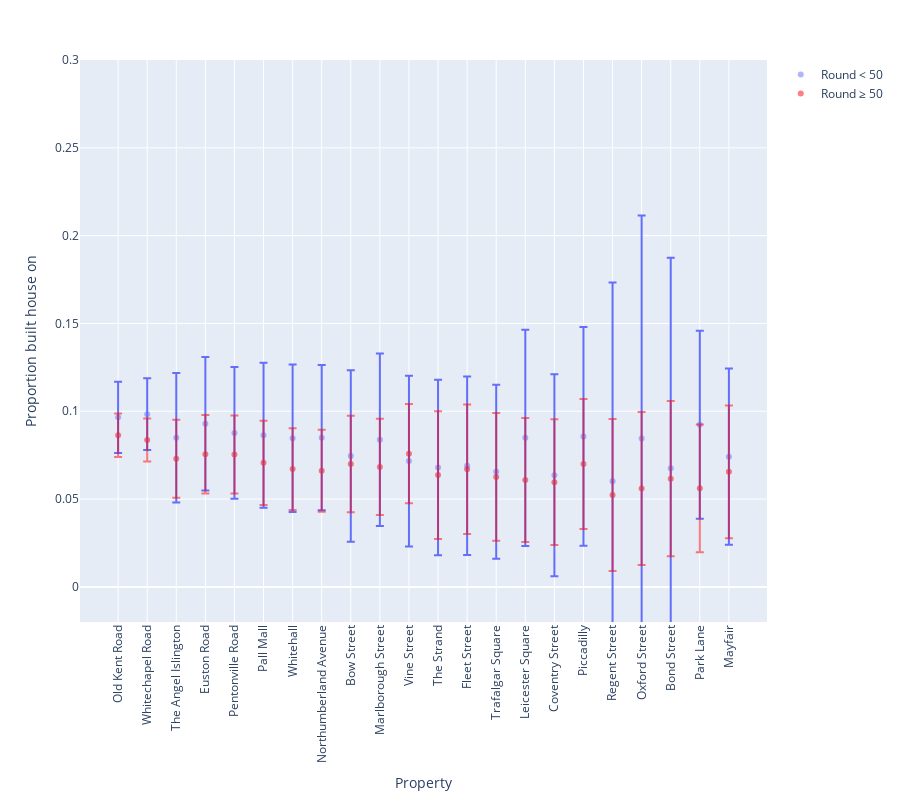

The code cell stored with this chart in its notebook:
### Code cell
plot_action_proportions_onevar(df_build_house, 'Proportion built house on (early game)', 'Proportion built house on (late game)',
                        'Error (early game)', 'Error (late game)', 'Round < 50', 'Round ≥ 50', 'Proportion built house on', 
                        max_idx=21, ymin=-0.02, ymax=0.3)

### Figure 1 — Plotly figure (JSON) as saved in the notebook; plotly's stock layout.template omitted (floating-point values rounded to 4 significant figures)
{"data": [{"error_y": {"array": [0.02028, 0.02044, 0.03687, 0.03805, 0.0375, 0.04126, 0.04201, 0.04134, 0.04881, 0.04914, 0.04863, 0.04997, 0.05082, 0.04949, 0.06161, 0.05753, 0.06228, 0.1132, 0.127, 0.1198, 0.05352, 0.05016]}, "hovertemplate": "Property=%{x}<br>Proportion built house on (early game)=%{y}<extra></extra>", "legendgroup": "", "marker": {"color": "#636efa", "opacity": 0.5, "symbol": "circle"}, "mode": "markers", "name": "Round < 50", "orientation": "v", "showlegend": true, "type": "scatter", "x": ["Old Kent Road", "Whitechapel Road", "The Angel Islington", "Euston Road", "Pentonville Road", "Pall Mall", "Whitehall", "Northumberland Avenue", "Bow Street", "Marlborough Street", "Vine Street", "The Strand", "Fleet Street", "Trafalgar Square", "Leicester Square", "Coventry Street", "Piccadilly", "Regent Street", "Oxford Street", "Bond Street", "Park Lane", "Mayfair"], "xaxis": "x", "y": [0.09655, 0.09832, 0.08492, 0.09288, 0.08767, 0.08632, 0.0846, 0.08496, 0.07449, 0.08376, 0.07161, 0.068, 0.06897, 0.06553, 0.08485, 0.06356, 0.08566, 0.06015, 0.08451, 0.06751, 0.09227, 0.07415], "yaxis": "y"}, {"error_y": {"array": [0.01236, 0.01223, 0.02217, 0.02234, 0.02227, 0.02398, 0.02326, 0.02335, 0.02744, 0.0274, 0.02824, 0.03638, 0.03688, 0.03637, 0.03526, 0.03576, 0.03704, 0.04323, 0.04358, 0.04423, 0.03641, 0.03776]}, "hovertemplate": "Property=%{x}<br>Proportion built house on (late game)=%{y}<extra></extra>", "legendgroup": "", "marker": {"color": "red", "symbol": "circle"}, "mode": "markers", "name": "Round ≥ 50", "opacity": 0.5, "orientation": "v", "showlegend": true, "type": "scatter", "x": ["Old Kent Road", "Whitechapel Road", "The Angel Islington", "Euston Road", "Pentonville Road", "Pall Mall", "Whitehall", "Northumberland Avenue", "Bow Street", "Marlborough Street", "Vine Street", "The Strand", "Fleet Street", "Trafalgar Square", "Leicester Square", "Coventry Street", "Piccadilly", "Regent Street", "Oxford Street", "Bond Street", "Park Lane", "Mayfair"], "xaxis": "x", "y": [0.08635, 0.08365, 0.07297, 0.07553, 0.07538, 0.07064, 0.06708, 0.06609, 0.06995, 0.06828, 0.07584, 0.06366, 0.06703, 0.06261, 0.06088, 0.05964, 0.06996, 0.05231, 0.05604, 0.06162, 0.0561, 0.06551], "yaxis": "y"}], "layout": {"height": 800, "legend": {"tracegroupgap": 0}, "margin": {"t": 60}, "xaxis": {"anchor": "y", "domain": [0, 1], "tickangle": -90, "title": {"text": "Property"}}, "yaxis": {"anchor": "x", "domain": [0, 1], "range": [-0.02, 0.3], "title": {"text": "Proportion built house on"}}}}
